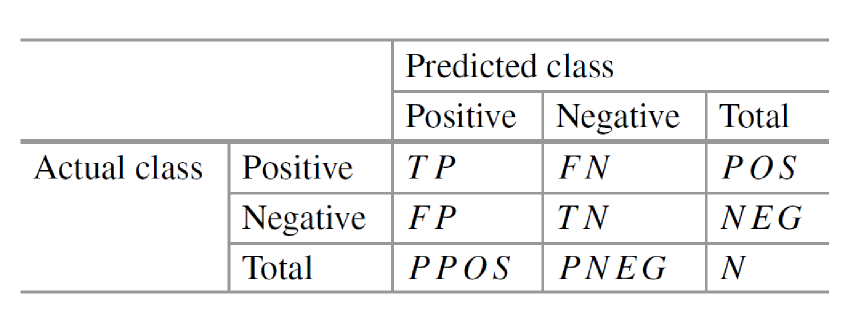
#> input picture Capstone_3/Images/evaluation_metric.png, 1712 x 636 px (shown at 1/2 size)
$ jupyter execute --allow-errors 'capstone3_OwenAJ - Jupyter.ipynb'   (older library calls are emulated)
#> lines starting #> are read from the running program, lines starting #| are printed output that depends on the picture
<h1>Table of Contents<span class="tocSkip"></span></h1>
<div class="toc"><ul class="toc-item"><li><span><a href="#BUSINESS-UNDERSTANDING" data-toc-modified-id="BUSINESS-UNDERSTANDING-1"><span class="toc-item-num">1&nbsp;&nbsp;</span><strong>BUSINESS UNDERSTANDING</strong></a></span><ul class="toc-item"><li><span><a href="#Context" data-toc-modified-id="Context-1.1"><span class="toc-item-num">1.1&nbsp;&nbsp;</span><strong>Context</strong></a></span></li><li><span><a href="#Problem-statement" data-toc-modified-id="Problem-statement-1.2"><span class="toc-item-num">1.2&nbsp;&nbsp;</span><strong>Problem statement</strong></a></span></li><li><span><a href="#Objectives" data-toc-modified-id="Objectives-1.3"><span class="toc-item-num">1.3&nbsp;&nbsp;</span><strong>Objectives</strong></a></span></li><li><span><a href="#Analytic-approach" data-toc-modified-id="Analytic-approach-1.4"><span class="toc-item-num">1.4&nbsp;&nbsp;</span><strong>Analytic approach</strong></a></span></li><li><span><a href="#Evaluation-metric" data-toc-modified-id="Evaluation-metric-1.5"><span class="toc-item-num">1.5&nbsp;&nbsp;</span><strong>Evaluation metric</strong></a></span></li><li><span><a href="#References" data-toc-modified-id="References-1.6"><span class="toc-item-num">1.6&nbsp;&nbsp;</span><strong>References</strong></a></span></li></ul></li><li><span><a href="#DATA" data-toc-modified-id="DATA-2"><span class="toc-item-num">2&nbsp;&nbsp;</span><strong>DATA</strong></a></span><ul class="toc-item"><li><span><a href="#Dataset-information" data-toc-modified-id="Dataset-information-2.1"><span class="toc-item-num">2.1&nbsp;&nbsp;</span><strong>Dataset information</strong></a></span></li><li><span><a href="#Attribute-information" data-toc-modified-id="Attribute-information-2.2"><span class="toc-item-num">2.2&nbsp;&nbsp;</span><strong>Attribute information</strong></a></span></li><li><span><a href="#Dataset-preview" data-toc-modified-id="Dataset-preview-2.3"><span class="toc-item-num">2.3&nbsp;&nbsp;</span><strong>Dataset preview</strong></a></span><ul class="toc-item"><li><span><a href="#Dataset-import" data-toc-modified-id="Dataset-import-2.3.1"><span class="toc-item-num">2.3.1&nbsp;&nbsp;</span><strong>Dataset import</strong></a></span></li><li><span><a href="#General-info" data-toc-modified-id="General-info-2.3.2"><span class="toc-item-num">2.3.2&nbsp;&nbsp;</span><strong>General info</strong></a></span></li><li><span><a href="#Target-proportion" data-toc-modified-id="Target-proportion-2.3.3"><span class="toc-item-num">2.3.3&nbsp;&nbsp;</span><strong>Target proportion</strong></a></span></li></ul></li></ul></li><li><span><a href="#DATA-CLEANING" data-toc-modified-id="DATA-CLEANING-3"><span class="toc-item-num">3&nbsp;&nbsp;</span><strong>DATA CLEANING</strong></a></span><ul class="toc-item"><li><span><a href="#Renaming-columns" data-toc-modified-id="Renaming-columns-3.1"><span class="toc-item-num">3.1&nbsp;&nbsp;</span><strong>Renaming columns</strong></a></span></li><li><span><a href="#Missing-values" data-toc-modified-id="Missing-values-3.2"><span class="toc-item-num">3.2&nbsp;&nbsp;</span><strong>Missing values</strong></a></span><ul class="toc-item"><li><span><a href="#Analysis" data-toc-modified-id="Analysis-3.2.1"><span class="toc-item-num">3.2.1&nbsp;&nbsp;</span><strong>Analysis</strong></a></span></li><li><span><a href="#Handling-missing-values" data-toc-modified-id="Handling-missing-values-3.2.2"><span class="toc-item-num">3.2.2&nbsp;&nbsp;</span><strong>Handling missing values</strong></a></span></li></ul></li><li><span><a href="#Outliers" data-toc-modified-id="Outliers-3.3"><span class="toc-item-num">3.3&nbsp;&nbsp;</span><strong>Outliers</strong></a></span><ul class="toc-item"><li><span><a href="#Analysis" data-toc-modified-id="Analysis-3.3.1"><span class="toc-item-num">3.3.1&nbsp;&nbsp;</span><strong>Analysis</strong></a></span></li><li><span><a href="#Dropping-outliers" data-toc-modified-id="Dropping-outliers-3.3.2"><span class="toc-item-num">3.3.2&nbsp;&nbsp;</span><strong>Dropping outliers</strong></a></span></li></ul></li><li><span><a href="#Duplicated-records" data-toc-modified-id="Duplicated-records-3.4"><span class="toc-item-num">3.4&nbsp;&nbsp;</span><strong>Duplicated records</strong></a></span></li><li><span><a href="#Data-inconsistencies" data-toc-modified-id="Data-inconsistencies-3.5"><span class="toc-item-num">3.5&nbsp;&nbsp;</span><strong>Data inconsistencies</strong></a></span><ul class="toc-item"><li><span><a href="#object-(Categorical)" data-toc-modified-id="object-(Categorical)-3.5.1"><span class="toc-item-num">3.5.1&nbsp;&nbsp;</span><strong>object (Categorical)</strong></a></span></li><li><span><a href="#int64-(Numerical)" data-toc-modified-id="int64-(Numerical)-3.5.2"><span class="toc-item-num">3.5.2&nbsp;&nbsp;</span><strong>int64 (Numerical)</strong></a></span></li><li><span><a href="#float64-(Numerical)" data-toc-modified-id="float64-(Numerical)-3.5.3"><span class="toc-item-num">3.5.3&nbsp;&nbsp;</span><strong>float64 (Numerical)</strong></a></span></li><li><span><a href="#Cleaned-data-preview" data-toc-modified-id="Cleaned-data-preview-3.5.4"><span class="toc-item-num">3.5.4&nbsp;&nbsp;</span><strong>Cleaned data preview</strong></a></span></li></ul></li><li><span><a href="#References" data-toc-modified-id="References-3.6"><span class="toc-item-num">3.6&nbsp;&nbsp;</span><strong>References</strong></a></span></li></ul></li><li><span><a href="#EXPLORATORY-DATA-ANALYSIS" data-toc-modified-id="EXPLORATORY-DATA-ANALYSIS-4"><span class="toc-item-num">4&nbsp;&nbsp;</span><strong>EXPLORATORY DATA ANALYSIS</strong></a></span><ul class="toc-item"><li><span><a href="#Data-frame-processing" data-toc-modified-id="Data-frame-processing-4.1"><span class="toc-item-num">4.1&nbsp;&nbsp;</span><strong>Data frame processing</strong></a></span><ul class="toc-item"><li><span><a href="#Finding-registration-year-for-every-customer" data-toc-modified-id="Finding-registration-year-for-every-customer-4.1.1"><span class="toc-item-num">4.1.1&nbsp;&nbsp;</span><strong>Finding registration year for every customer</strong></a></span></li></ul></li><li><span><a href="#Data-visualization-and-statistics" data-toc-modified-id="Data-visualization-and-statistics-4.2"><span class="toc-item-num">4.2&nbsp;&nbsp;</span><strong>Data visualization and statistics</strong></a></span><ul class="toc-item"><li><span><a href="#Q1.-How's-the-current-composition-of-customers-in-terms-of-registration-year?" data-toc-modified-id="Q1.-How's-the-current-composition-of-customers-in-terms-of-registration-year?-4.2.1"><span class="toc-item-num">4.2.1&nbsp;&nbsp;</span><strong>Q1. How's the current composition of customers in terms of registration year?</strong></a></span></li><li><span><a href="#Q2.-How's-the-proportion-of-categorical-variables-between-customers-that-churn-and-do-not-churn?" data-toc-modified-id="Q2.-How's-the-proportion-of-categorical-variables-between-customers-that-churn-and-do-not-churn?-4.2.2"><span class="toc-item-num">4.2.2&nbsp;&nbsp;</span><strong>Q2. How's the proportion of categorical variables between customers that churn and do not churn?</strong></a></span><ul class="toc-item"><li><span><a href="#Variable:-PreferredOrderCat" data-toc-modified-id="Variable:-PreferredOrderCat-4.2.2.1"><span class="toc-item-num">4.2.2.1&nbsp;&nbsp;</span><strong>Variable: <code>PreferredOrderCat</code></strong></a></span></li><li><span><a href="#Post-hoc-analysis" data-toc-modified-id="Post-hoc-analysis-4.2.2.2"><span class="toc-item-num">4.2.2.2&nbsp;&nbsp;</span><strong>Post-hoc analysis</strong></a></span></li><li><span><a href="#Variable:-MaritalStatus" data-toc-modified-id="Variable:-MaritalStatus-4.2.2.3"><span class="toc-item-num">4.2.2.3&nbsp;&nbsp;</span><strong>Variable: <code>MaritalStatus</code></strong></a></span></li><li><span><a href="#Variable:-Complain" data-toc-modified-id="Variable:-Complain-4.2.2.4"><span class="toc-item-num">4.2.2.4&nbsp;&nbsp;</span><strong>Variable: <code>Complain</code></strong></a></span></li></ul></li><li><span><a href="#Q3.-How's-the-correlation-distribution-of-numerical-variables-between-customers-that-churn-and-do-not-churn?" data-toc-modified-id="Q3.-How's-the-correlation-distribution-of-numerical-variables-between-customers-that-churn-and-do-not-churn?-4.2.3"><span class="toc-item-num">4.2.3&nbsp;&nbsp;</span><strong>Q3. How's the correlation distribution of numerical variables between customers that churn and do not churn?</strong></a></span></li></ul></li></ul></li><li><span><a href="#MODELING" data-toc-modified-id="MODELING-5"><span class="toc-item-num">5&nbsp;&nbsp;</span><strong>MODELING</strong></a></span><ul class="toc-item"><li><span><a href="#Data-preprocessing" data-toc-modified-id="Data-preprocessing-5.1"><span class="toc-item-num">5.1&nbsp;&nbsp;</span><strong>Data preprocessing</strong></a></span><ul class="toc-item"><li><span><a href="#Data-transformation" data-toc-modified-id="Data-transformation-5.1.1"><span class="toc-item-num">5.1.1&nbsp;&nbsp;</span><strong>Data transformation</strong></a></span><ul class="toc-item"><li><span><a href="#Data-splitting" data-toc-modified-id="Data-splitting-5.1.1.1"><span class="toc-item-num">5.1.1.1&nbsp;&nbsp;</span><strong>Data splitting</strong></a></span></li></ul></li></ul></li><li><span><a href="#Models" data-toc-modified-id="Models-5.2"><span class="toc-item-num">5.2&nbsp;&nbsp;</span><strong>Models</strong></a></span></li><li><span><a href="#Benchmarking" data-toc-modified-id="Benchmarking-5.3"><span class="toc-item-num">5.3&nbsp;&nbsp;</span><strong>Benchmarking</strong></a></span><ul class="toc-item"><li><span><a href="#Baseline-model" data-toc-modified-id="Baseline-model-5.3.1"><span class="toc-item-num">5.3.1&nbsp;&nbsp;</span><strong>Baseline model</strong></a></span></li><li><span><a href="#Cross-validation" data-toc-modified-id="Cross-validation-5.3.2"><span class="toc-item-num">5.3.2&nbsp;&nbsp;</span><strong>Cross-validation</strong></a></span></li><li><span><a href="#Benchmarking-on-test-data" data-toc-modified-id="Benchmarking-on-test-data-5.3.3"><span class="toc-item-num">5.3.3&nbsp;&nbsp;</span><strong>Benchmarking on test data</strong></a></span></li></ul></li><li><span><a href="#Imbalanced-learning" data-toc-modified-id="Imbalanced-learning-5.4"><span class="toc-item-num">5.4&nbsp;&nbsp;</span><strong>Imbalanced learning</strong></a></span><ul class="toc-item"><li><span><a href="#Data-transformation-with-imbalanced-learning" data-toc-modified-id="Data-transformation-with-imbalanced-learning-5.4.1"><span class="toc-item-num">5.4.1&nbsp;&nbsp;</span><strong>Data transformation with imbalanced learning</strong></a></span></li><li><span><a href="#Cross-validation-with-imbalanced-learning" data-toc-modified-id="Cross-validation-with-imbalanced-learning-5.4.2"><span class="toc-item-num">5.4.2&nbsp;&nbsp;</span><strong>Cross-validation with imbalanced learning</strong></a></span></li><li><span><a href="#Benchmarking-on-test-data-with-imbalanced-learning" data-toc-modified-id="Benchmarking-on-test-data-with-imbalanced-learning-5.4.3"><span class="toc-item-num">5.4.3&nbsp;&nbsp;</span><strong>Benchmarking on test data with imbalanced learning</strong></a></span></li></ul></li><li><span><a href="#Hyperparameter-tuning" data-toc-modified-id="Hyperparameter-tuning-5.5"><span class="toc-item-num">5.5&nbsp;&nbsp;</span><strong>Hyperparameter tuning</strong></a></span><ul class="toc-item"><li><span><a href="#Default-hyperparameters" data-toc-modified-id="Default-hyperparameters-5.5.1"><span class="toc-item-num">5.5.1&nbsp;&nbsp;</span><strong>Default hyperparameters</strong></a></span></li><li><span><a href="#Model-and-hyperparameter-space-definition" data-toc-modified-id="Model-and-hyperparameter-space-definition-5.5.2"><span class="toc-item-num">5.5.2&nbsp;&nbsp;</span><strong>Model and hyperparameter space definition</strong></a></span></li></ul></li><li><span><a href="#References" data-toc-modified-id="References-5.6"><span class="toc-item-num">5.6&nbsp;&nbsp;</span><strong>References</strong></a></span></li></ul></li><li><span><a href="#EVALUATION" data-toc-modified-id="EVALUATION-6"><span class="toc-item-num">6&nbsp;&nbsp;</span><strong>EVALUATION</strong></a></span><ul class="toc-item"><li><span><a href="#Tuning-evaluation-on-test-data-set" data-toc-modified-id="Tuning-evaluation-on-test-data-set-6.1"><span class="toc-item-num">6.1&nbsp;&nbsp;</span><strong>Tuning evaluation on test data set</strong></a></span></li><li><span><a href="#PR-curve-&amp;-threshold-moving" data-toc-modified-id="PR-curve-&amp;-threshold-moving-6.2"><span class="toc-item-num">6.2&nbsp;&nbsp;</span><strong>PR-curve &amp; threshold moving</strong></a></span></li><li><span><a href="#Final-evaluation" data-toc-modified-id="Final-evaluation-6.3"><span class="toc-item-num">6.3&nbsp;&nbsp;</span><strong>Final evaluation</strong></a></span><ul class="toc-item"><li><span><a href="#Final-evaluation-cross-validation" data-toc-modified-id="Final-evaluation-cross-validation-6.3.1"><span class="toc-item-num">6.3.1&nbsp;&nbsp;</span><strong>Final evaluation cross-validation</strong></a></span></li><li><span><a href="#Final-evaluation-on-test-data" data-toc-modified-id="Final-evaluation-on-test-data-6.3.2"><span class="toc-item-num">6.3.2&nbsp;&nbsp;</span><strong>Final evaluation on test data</strong></a></span></li></ul></li><li><span><a href="#Feature-importances" data-toc-modified-id="Feature-importances-6.4"><span class="toc-item-num">6.4&nbsp;&nbsp;</span><strong>Feature importances</strong></a></span></li></ul></li><li><span><a href="#CONCLUSION-&amp;-RECOMMENDATION" data-toc-modified-id="CONCLUSION-&amp;-RECOMMENDATION-7"><span class="toc-item-num">7&nbsp;&nbsp;</span><strong>CONCLUSION &amp; RECOMMENDATION</strong></a></span><ul class="toc-item"><li><span><a href="#Conclusion" data-toc-modified-id="Conclusion-7.1"><span class="toc-item-num">7.1&nbsp;&nbsp;</span><strong>Conclusion</strong></a></span></li><li><span><a href="#Recommendation" data-toc-modified-id="Recommendation-7.2"><span class="toc-item-num">7.2&nbsp;&nbsp;</span><strong>Recommendation</strong></a></span></li><li><span><a href="#Pickle" data-toc-modified-id="Pickle-7.3"><span class="toc-item-num">7.3&nbsp;&nbsp;</span><strong>Pickle</strong></a></span></li><li><span><a href="#References" data-toc-modified-id="References-7.4"><span class="toc-item-num">7.4&nbsp;&nbsp;</span><strong>References</strong></a></span></li></ul></li></ul></div>

# **E-Commerce Analytics: Customer Churn Prediction using Machine Learning** <a class="tocSkip">
*Created by : Owen Agitza Jaya* <a class="tocSkip">

# **PREFACE** <a class="tocSkip">

## **Libraries** <a class="tocSkip">

[cell 1]
# Data frame
import pandas as pd
import numpy as np

# Visualization
import matplotlib.pyplot as plt
import seaborn as sns
plt.style.use('seaborn-white')
sns.set_palette(sns.color_palette('deep'))
import plotly.express as px
import plotly.graph_objects as go
import plotly as py
py.offline.init_notebook_mode(connected = True)

# Data cleaning
import missingno as msno
import itertools
import datetime as dt
from dateutil.relativedelta import relativedelta
from operator import attrgetter

# Data preprocessing
from sklearn.impute import KNNImputer
from sklearn.preprocessing import OneHotEncoder, RobustScaler
from sklearn.compose import ColumnTransformer

# EDA
from statsmodels.stats.proportion import proportions_ztest
from scipy.stats import chi2_contingency
from itertools import combinations
from statsmodels.sandbox.stats.multicomp import multipletests
from scipy.stats import mannwhitneyu, shapiro

# Model
from sklearn.dummy import DummyClassifier
from sklearn.linear_model import LogisticRegression
from sklearn.tree import DecisionTreeClassifier
from sklearn.ensemble import RandomForestClassifier
from sklearn.ensemble import AdaBoostClassifier
from xgboost import XGBClassifier
from lightgbm import LGBMClassifier

# Model selection
from sklearn.model_selection import GridSearchCV, StratifiedKFold, train_test_split, cross_val_score
from sklearn.metrics import precision_score, recall_score, average_precision_score, classification_report
from sklearn.metrics import precision_recall_curve, PrecisionRecallDisplay
from sklego.meta import Thresholder

# Imbalanced dataset
from imblearn.pipeline import Pipeline
from imblearn.over_sampling import RandomOverSampler, SMOTE
from imblearn.combine import SMOTETomek

# Model saving
import pickle

# Ignore warning
import sys
import warnings
if not sys.warnoptions:
    warnings.simplefilter("ignore")

# Set max columns
pd.set_option('display.max_columns', None)

## **User-defined functions** <a class="tocSkip">

[cell 2]
# 1. Preview a data frame
# [81 lines left out: functions preview, outlier, subtract_days_from_date, get_asterisks_for_pval, chisq_and_posthoc_corrected, not called in this run]

# **BUSINESS UNDERSTANDING**

## **Context**
An e-commerce company is interested to find out the behavior of their customers and possibily predict future customer churn. **Churn** refers to the situation where a customer of a company stops using its product and leaves the company. The success of this company is highly dependent on its ability to attract new customers while holding on to the existing ones. Therefore, this analysis would help the management team to use their budget wisely to target potential churners and hence increasing the company's bottomline.

## **Problem statement**

Most of the time, the company holds a limited amount of budget in terms of marketing expenses. Hence, it would be a waste of time and resources should the marketing effort be subjected to the non-churners.

For this reason, the company's management is interested to increase the marketing efficiency for churners by preemptively selecting which customers are more likely to churn.

Moreover, it is also important for the company to determine the specific factors that might influence customer's decision to churn such that a proper marketing plan could be developed to decrease customer's churn rate.

Ideally, the management team should be able to target potential churners given by the model every 2 weeks or every month. The data source can solely rely on company's customer database and hence no external resources are needed.

By the end of this notebook, the author wishes to answer these questions which are listed as follows:
1. What is the best modeling approach to be used for this customer churn analysis?
    - What model performs the best?
    - How does the best model's performance compare to the other models?
1. Which factors (variables) play a significant role in the likelihood of customers to churn?
1. What recommended actions should be taken considering this information? How does it translate to actionable business decisions?

## **Objectives**

The objectives of this notebook are: <br>
> 1. The company wants to develop a model that could predict which customers are more likely to churn using the database collected by the company
> 1. The company wants to know which factors (variables) that play a significant role in the likelihood of customers to churn
> 1. The company wants to know what actions should be taken given the result of the churn analysis

## **Analytic approach**

The problem defined above is categorized as a *classification* problem with a predetermined classes (labels). As a result, **supervised classification model** is chosen to tackle this specific problem. The model would use hidden patterns that exist in the data as a leverage to classify which customers are more likely to churn.

> **Target** <br>
 0 : Customers that do not churn <br>
 1 : Customers that churn

## **Evaluation metric**

[cell 3]
from PIL import Image
basewidth = 600
img = Image.open('Images/evaluation_metric.png')
#> img is the input picture: PIL image 1712x636 RGBA; mean R, G, B, A 241.1, 241.2, 241.3, 255
wpercent = (basewidth / float(img.size[0]))
#> wpercent = 0.35
hsize = int((float(img.size[1]) * float(wpercent)))
#> hsize = 222
img = img.resize((basewidth, hsize), Image.ANTIALIAS)
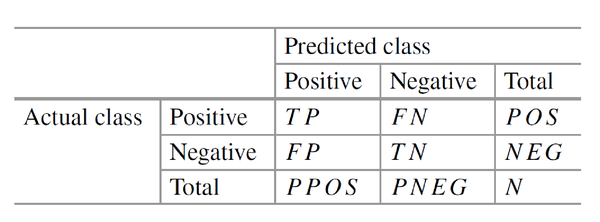
#> img: PIL image 600x222 RGBA; mean R, G, B, A 240.8, 240.8, 240.9, 255
img.save('resized_em.png')
img
